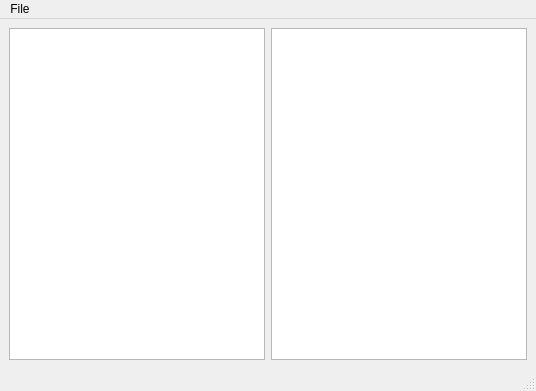
<?xml version="1.0" encoding="UTF-8"?>
<ui version="4.0">
 <class>Folio</class>
 <widget class="QMainWindow" name="Folio">
  <property name="geometry">
   <rect>
    <x>0</x>
    <y>0</y>
    <width>536</width>
    <height>391</height>
   </rect>
  </property>
  <property name="windowTitle">
   <string>MainWindow</string>
  </property>
  <widget class="QWidget" name="centralwidget">
   <layout class="QHBoxLayout" name="horizontalLayout">
    <item>
     <widget class="QTreeView" name="treeView"/>
    </item>
    <item>
     <widget class="QTextEdit" name="textEdit">
      <property name="font">
       <font>
        <family>Consolas</family>
        <pointsize>11</pointsize>
       </font>
      </property>
      <property name="lineWrapMode">
       <enum>QTextEdit::FixedColumnWidth</enum>
      </property>
      <property name="lineWrapColumnOrWidth">
       <number>80</number>
      </property>
      <property name="readOnly">
       <bool>true</bool>
      </property>
     </widget>
    </item>
   </layout>
  </widget>
  <widget class="QMenuBar" name="menubar">
   <property name="geometry">
    <rect>
     <x>0</x>
     <y>0</y>
     <width>536</width>
     <height>21</height>
    </rect>
   </property>
   <widget class="QMenu" name="menuSettings">
    <property name="title">
     <string>File</string>
    </property>
    <addaction name="actionSettings"/>
    <addaction name="actionExit"/>
   </widget>
   <addaction name="menuSettings"/>
  </widget>
  <widget class="QStatusBar" name="statusbar"/>
  <action name="actionExit">
   <property name="text">
    <string>Exit</string>
   </property>
   <property name="shortcut">
    <string>Ctrl+Q</string>
   </property>
  </action>
  <action name="actionSettings">
   <property name="text">
    <string>Settings</string>
   </property>
  </action>
 </widget>
 <resources/>
 <connections/>
</ui>
